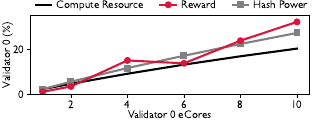

Python code for this plot:
import pandas as pd
import matplotlib.pyplot as plt

plt.rcParams["font.family"] = "Gill Sans"
plt.rcParams["font.size"] = "8"
plt.rcParams["lines.markersize"] = 4
plt.rcParams["axes.linewidth"] = 0.6
plt.rcParams["xtick.major.size"] = 2
plt.rcParams["ytick.major.size"] = 2
plt.rcParams["xtick.major.width"] = 0.6
plt.rcParams["ytick.major.width"] = 0.6
plt.rcParams["xtick.major.pad"] = 2
plt.rcParams["ytick.major.pad"] = 2
plt.rcParams["legend.frameon"] = False
plt.rcParams["legend.labelspacing"] = 0.5
plt.rcParams["legend.columnspacing"] = 1.5
plt.rcParams["legend.handlelength"] = 1.4
plt.rcParams["legend.handletextpad"] = 0.5
plt.rcParams["legend.labelspacing"] = 0.2

reward_df = pd.read_csv("rewards.csv")

rewards_color = "crimson"
compute_color = "black"
hash_power_color = "gray"

fig, ax = plt.subplots(figsize=(3.33, 1.2))
ax.plot(reward_df["validator_0_ecores"], reward_df["comp_power"] * 100, color=compute_color, zorder=0, label="Compute Resource")
ax.plot(reward_df["validator_0_ecores"], reward_df["rewards"] * 100, 'o-', color=rewards_color, zorder=2, label="Reward")
ax.plot(reward_df["validator_0_ecores"], reward_df["hash_power"] * 100, 's-', color=hash_power_color, zorder=1, label="Hash Power")
ax.legend(ncol=3, loc=(0.005, 1))
ax.set_xlabel("Validator 0 eCores", labelpad=0)
ax.set_ylabel("Validator 0 (%)", labelpad=0)
ax.set_ylim((0, 35))

ax.tick_params(axis='x', length=2, pad=2)
ax.tick_params(axis='y', length=2, pad=2)

plt.subplots_adjust(left=0.09, right=0.93, top=0.87, bottom=0.21)
fig.savefig("plot.pdf", format="pdf")